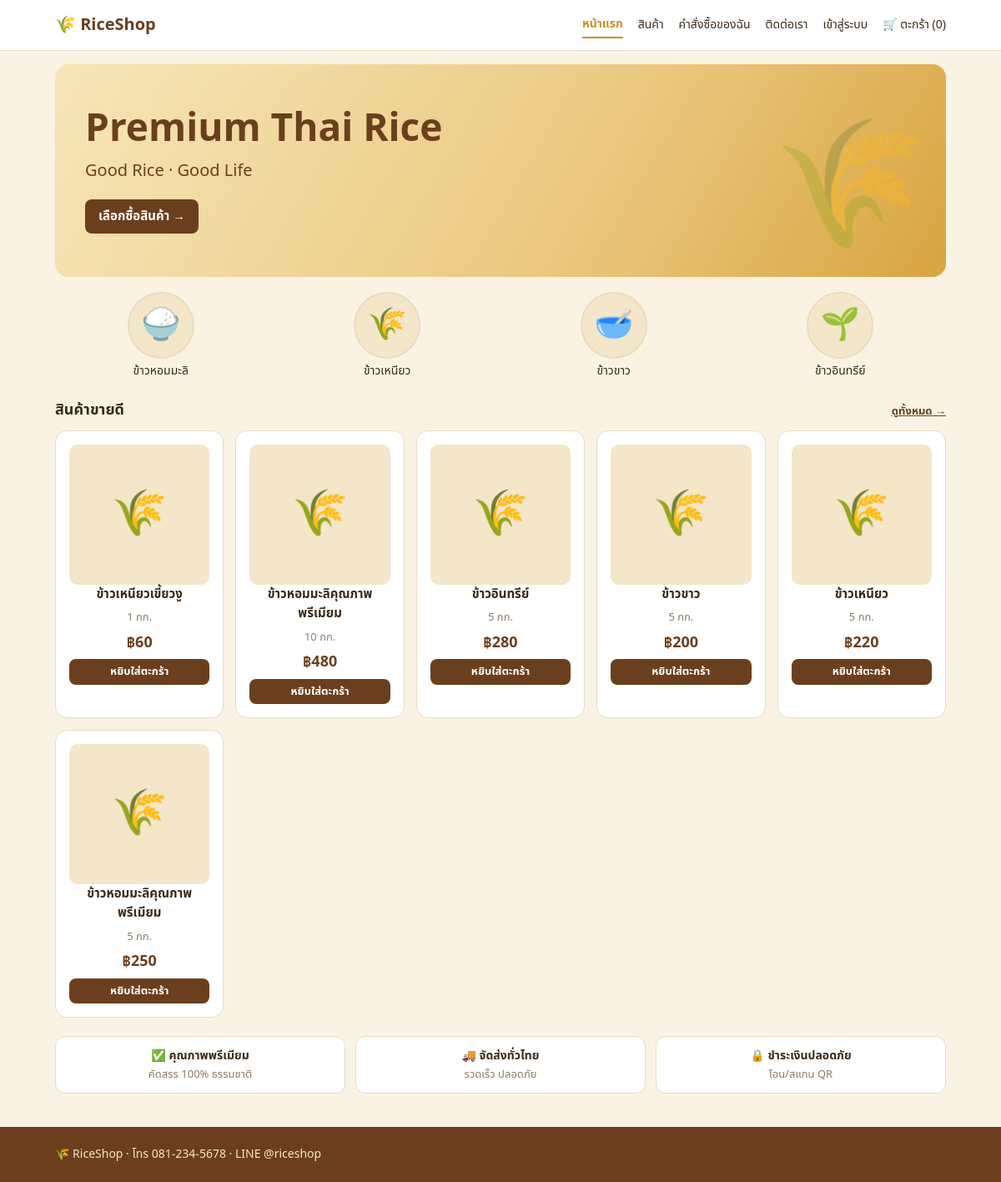
The page / on the database its author committed.
### tables this page shows
CREATE TABLE categories(id INT AUTO_INCREMENT PRIMARY KEY,name VARCHAR(80) NOT NULL,icon VARCHAR(8) DEFAULT '🌾');

CREATE TABLE products(id INT AUTO_INCREMENT PRIMARY KEY,category_id INT DEFAULT NULL,name VARCHAR(150) NOT NULL,size VARCHAR(50) DEFAULT '',price INT NOT NULL,stock INT NOT NULL DEFAULT 0,description TEXT,image VARCHAR(60) DEFAULT NULL);

### index.php (the view)
<?php require 'config.php';
head('หน้าแรก', 'home');
$cats = q('SELECT * FROM categories ORDER BY id')->fetchAll();
$best = q('SELECT p.* FROM products p ORDER BY (SELECT COALESCE(SUM(qty),0) FROM order_items WHERE product_id=p.id) DESC,id DESC LIMIT 6')->fetchAll(); ?>
<?php $bn = q('SELECT * FROM banners WHERE active=1 ORDER BY sort_order,id')->fetchAll();
if ($bn): ?>
    <section class="slider" id="sl">
        <div class="track"><?php foreach ($bn as $b): $im = '<img src="uploads/banners/' . e($b['image']) . '" alt="' . e($b['title']) . '">'; ?><div class="slide"><?= $b['link'] ? '<a href="' . e($b['link']) . '">' . $im . '</a>' : $im ?><?php if ($b['title'] || $b['subtitle']): ?><div class="cap"><?= $b['title'] ? '<h2>' . e($b['title']) . '</h2>' : '' ?><?= $b['subtitle'] ? '<p>' . e($b['subtitle']) . '</p>' : '' ?></div><?php endif ?></div><?php endforeach ?></div>
        <?php if (count($bn) > 1): ?><button class="nv pv" aria-label="ก่อนหน้า">‹</button><button class="nv nx" aria-label="ถัดไป">›</button>
            <div class="dots"></div><?php endif ?>
    </section>
    <script>
        (() => {
            const s = document.getElementById('sl'),
                t = s.querySelector('.track'),
                n = t.children.length,
                d = s.querySelector('.dots');
            if (n < 2) return;
            let i = 0,
                tm, x0 = null;
            const go = k => {
                i = (k + n) % n;
                t.style.transform = 'translateX(-' + i * 100 + '%)';
                [...d.children].forEach((b, j) => b.className = j == i ? 'on' : '')
            };
            for (let k = 0; k < n; k++) {
                const b = document.createElement('button');
                b.setAttribute('aria-label', 'สไลด์ ' + (k + 1));
                b.onclick = () => {
                    go(k);
                    play()
                };
                d.appendChild(b)
            }
            const play = () => {
                clearInterval(tm);
                tm = setInterval(() => go(i + 1), 5000)
            };
            s.querySelector('.pv').onclick = () => {
                go(i - 1);
                play()
            };
            s.querySelector('.nx').onclick = () => {
                go(i + 1);
                play()
            };
            s.onmouseenter = () => clearInterval(tm);
            s.onmouseleave = play;
            s.addEventListener('touchstart', e => {
                x0 = e.touches[0].clientX
            }, {
                passive: true
            });
            s.addEventListener('touchend', e => {
                if (x0 === null) return;
                const dx = e.changedTouches[0].clientX - x0;
                if (Math.abs(dx) > 40) {
                    go(i + (dx < 0 ? 1 : -1));
                    play()
                }
                x0 = null
            });
            go(0);
            play()
        })()
    </script>
<?php else: ?>
    <section class="hero">
        <div class="bg">🌾</div>
        <h1>Premium Thai Rice</h1>
        <p>Good Rice · Good Life</p><a class="btn" href="products.php">เลือกซื้อสินค้า →</a>
    </section>
<?php endif ?>
<div class="cats"><?php foreach ($cats as $c): ?><a href="products.php?cat=<?= $c['id'] ?>"><span><?= e($c['icon']) ?></span><?= e($c['name']) ?></a><?php endforeach ?></div>
<h2 class="sec">สินค้าขายดี <a href="products.php">ดูทั้งหมด →</a></h2>
<div class="grid"><?php foreach ($best as $p) echo pcard($p) ?></div>
<div class="feat">
    <div>✅ <b>คุณภาพพรีเมียม</b><br><span class="mu">คัดสรร 100% ธรรมชาติ</span></div>
    <div>🚚 <b>จัดส่งทั่วไทย</b><br><span class="mu">รวดเร็ว ปลอดภัย</span></div>
    <div>🔒 <b>ชำระเงินปลอดภัย</b><br><span class="mu">โอน/สแกน QR</span></div>
</div>
<?php foot();

### config.php (shortened to what this page needs)
<?php
try {
    $pdo = new PDO('mysql:host=localhost;dbname=' . DB_NAME . ';charset=utf8mb4', DB_USER, DB_PASS, [PDO::ATTR_ERRMODE => PDO::ERRMODE_EXCEPTION, PDO::ATTR_DEFAULT_FETCH_MODE => PDO::FETCH_ASSOC]);
} catch (Exception $x) {
    die('เชื่อมต่อฐานข้อมูลไม่ได้ กรุณาตรวจสอบ config.php');
}
function q($s, $a = [])
{
    global $pdo;
    $t = $pdo->prepare($s);
    $t->execute($a);
    return $t;
}
function e($s)
{
    return htmlspecialchars((string)$s, ENT_QUOTES, 'UTF-8');
}
function baht($n)
{
    return '฿' . number_format($n);
}
function csrf()
{
    return $_SESSION['c'] ??= bin2hex(random_bytes(16));
}
function csf()
{
    return '<input type="hidden" name="c" value="' . csrf() . '">';
}
function setting($k, $d = '')
{
    static $c = null;
    if ($c === null) $c = q('SELECT k,v FROM settings')->fetchAll(PDO::FETCH_KEY_PAIR);
    return $c[$k] ?? $d;
}
function user()
{
    static $u = false;
    if ($u === false) $u = !empty($_SESSION['uid']) ? (q('SELECT * FROM users WHERE id=?', [$_SESSION['uid']])->fetch() ?: null) : null;
    return $u;
}
function pimg($p, $pre = '')
{
    return $p['image'] ? '<img src="' . $pre . 'uploads/products/' . e($p['image']) . '" alt="' . e($p['name']) . '">' : '<div class="noimg">🌾</div>';
}
function pcard($p)
{
    $h = '<div class="card pc"><a href="product.php?id=' . $p['id'] . '">' . pimg($p) . '<b>' . e($p['name']) . '</b></a><div class="mu">' . e($p['size']) . '</div><div class="price">' . baht($p['price']) . '</div>';
    if ($p['stock'] > 0) $h .= '<form method="post" action="cart.php">' . csf() . '<input type="hidden" name="a" value="add"><input type="hidden" name="id" value="' . $p['id'] . '"><input type="hidden" name="ret" value="' . e(basename($_SERVER['SCRIPT_NAME']) . ($_SERVER['QUERY_STRING'] ? '?' . $_SERVER['QUERY_STRING'] : '')) . '"><button class="btn sm full">หยิบใส่ตะกร้า</button></form>';
    else $h .= '<button class="btn sm full" disabled>สินค้าหมด</button>';
    return $h . '</div>';
}
function head($t, $act = '')
{
    $n = array_sum($_SESSION['cart'] ?? []);
    $nav = ['home' => ['index.php', 'หน้าแรก'], 'products' => ['products.php', 'สินค้า'], 'orders' => ['my-orders.php', 'คำสั่งซื้อของฉัน'], 'contact' => ['#contact', 'ติดต่อเรา']];
    echo '<!doctype html><html lang="th"><head><meta charset="utf-8"><meta name="viewport" content="width=device-width,initial-scale=1"><title>' . e($t) . ' - ' . e(setting('shop_name', 'RiceShop')) . '</title><link href="https://fonts.googleapis.com/css2?family=Noto+Sans+Thai:wght@400;600;700&display=swap" rel="stylesheet"><link rel="stylesheet" href="assets/style.css"></head><body><header class="top"><div class="wrap"><a class="logo" href="index.php">' . (setting('logo') ? '<img src="uploads/logo/' . e(setting('logo')) . '" alt=""> ' : '🌾 ') . e(setting('shop_name', 'RiceShop')) . '</a><nav>';
    foreach ($nav as $k => [$u, $l]) echo '<a href="' . $u . '" class="' . ($act == $k ? 'on' : '') . '">' . $l . '</a>';
    $u = user();
    echo $u ? bell('user', $u['id']) . '<span class="mu">👤 ' . e($u['phone']) . '</span><a href="login.php?out=1">ออกจากระบบ</a>' : '<a href="login.php">เข้าสู่ระบบ</a>';
    echo '<a href="cart.php" class="' . ($act == 'cart' ? 'on' : '') . '">🛒 ตะกร้า (' . $n . ')</a></nav></div></header><main class="wrap">';
}
function foot()
{
    echo '</main><footer id="contact"><div class="wrap">🌾 ' . e(setting('shop_name', 'RiceShop')) . ' · โทร ' . e(setting('phone')) . ' · LINE ' . e(setting('line')) . '</div></footer></body></html>';
}

### assets/style.css (style rules this page uses)
:root { --br: #6b3f1d; --br2: #8a5a2b; --gd: #c8922a; --cr: #faf3e3; --cr2: #f3e6c9; --tx: #3a2a1a; --mu: #8a7a66; --bd: #e8dcc3; --ok: #2f855a; --bad: #c53030; }
* { box-sizing: border-box; }
body { margin: 0; font: 15px/1.55 "Noto Sans Thai", system-ui, sans-serif; background: var(--cr); color: var(--tx); }
a { color: inherit; }
.wrap { max-width: 1100px; margin: auto; padding: 0 16px; }
.mu { color: var(--mu); font-size: 13px; }
.top { background: #fff; border-bottom: 1px solid var(--bd); position: sticky; top: 0; z-index: 9; }
.top .wrap { display: flex; align-items: center; gap: 16px; min-height: 60px; flex-wrap: wrap; }
.logo { font-weight: 700; font-size: 20px; text-decoration: none; color: var(--br); }
.top nav { display: flex; gap: 18px; margin-left: auto; align-items: center; flex-wrap: wrap; }
.top nav a { text-decoration: none; font-size: 14px; padding: 4px 0; }
.top nav a.on { color: var(--gd); font-weight: 600; border-bottom: 2px solid var(--gd); }
.btn { background: var(--br); color: #fff; border: 0; border-radius: 8px; padding: 9px 16px; font: inherit; font-weight: 600; cursor: pointer; text-decoration: none; display: inline-block; }
.btn.sm { padding: 5px 11px; font-size: 13px; }
.btn.full { width: 100%; }
.hero { background: linear-gradient(120deg, #f7e6b9, #ebc87f 60%, #d9a441); border-radius: 16px; padding: 52px 36px; margin: 16px 0; position: relative; overflow: hidden; }
.hero h1 { font-size: clamp(30px, 6vw, 46px); margin: 0; color: var(--br); line-height: 1.15; }
.hero p { font-size: 20px; margin: 8px 0 18px; color: var(--br); }
.hero .bg { position: absolute; right: 20px; bottom: -10px; font-size: 150px; opacity: 0.35; }
h2.sec { font-size: 18px; margin: 22px 0 10px; display: flex; justify-content: space-between; align-items: baseline; }
h2.sec a { font-size: 13px; color: var(--br); }
.card { background: #fff; border: 1px solid var(--bd); border-radius: 14px; padding: 16px; }
.grid { display: grid; grid-template-columns: repeat(auto-fill, minmax(190px, 1fr)); gap: 14px; }
.pc { text-align: center; display: flex; flex-direction: column; gap: 6px; }
.pc img, .noimg { width: 100%; aspect-ratio: 1; object-fit: cover; border-radius: 10px; background: var(--cr2); }
.noimg { display: flex; align-items: center; justify-content: center; font-size: 54px; }
.pc a { text-decoration: none; }
.price { font-weight: 700; color: var(--br); font-size: 18px; }
.cats { display: flex; gap: 18px; justify-content: space-around; flex-wrap: wrap; margin: 18px 0; }
.cats a { text-decoration: none; text-align: center; font-size: 14px; }
.cats span { display: flex; width: 80px; height: 80px; border-radius: 50%; background: var(--cr2); align-items: center; justify-content: center; font-size: 38px; margin: 0 auto 4px; border: 2px solid var(--bd); }
.feat { display: grid; grid-template-columns: repeat(auto-fit, minmax(180px, 1fr)); gap: 12px; margin: 22px 0; }
.feat div { background: #fff; border: 1px solid var(--bd); border-radius: 12px; padding: 12px; text-align: center; font-size: 14px; }
footer { background: var(--br); color: #f3e6c9; margin-top: 40px; padding: 22px 0; font-size: 14px; }
.logo { display: flex; align-items: center; gap: 8px; }

### rows shown on the page
categories: icon "🍚", name "ข้าวหอมมะลิ"
categories: icon "🌾", name "ข้าวเหนียว"
categories: icon "🥣", name "ข้าวขาว"
categories: icon "🌱", name "ข้าวอินทรีย์"
products: name "ข้าวเหนียวเขี้ยวงู", size "1 กก.", price "฿60"
products: name "ข้าวหอมมะลิคุณภาพพรีเมียม", size "10 กก.", price "฿480"
products: name "ข้าวอินทรีย์", size "5 กก.", price "฿280"
products: name "ข้าวขาว", size "5 กก.", price "฿200"
products: name "ข้าวเหนียว", size "5 กก.", price "฿220"
products: name "ข้าวหอมมะลิคุณภาพพรีเมียม", size "5 กก.", price "฿250"

### other values the page prints
setting('shop_name', 'RiceShop') "RiceShop"
$l "หน้าแรก"
$l "สินค้า"
$l "คำสั่งซื้อของฉัน"
$l "ติดต่อเรา"
$n "0"
setting('phone') "081-234-5678"
setting('line') "@riceshop"
